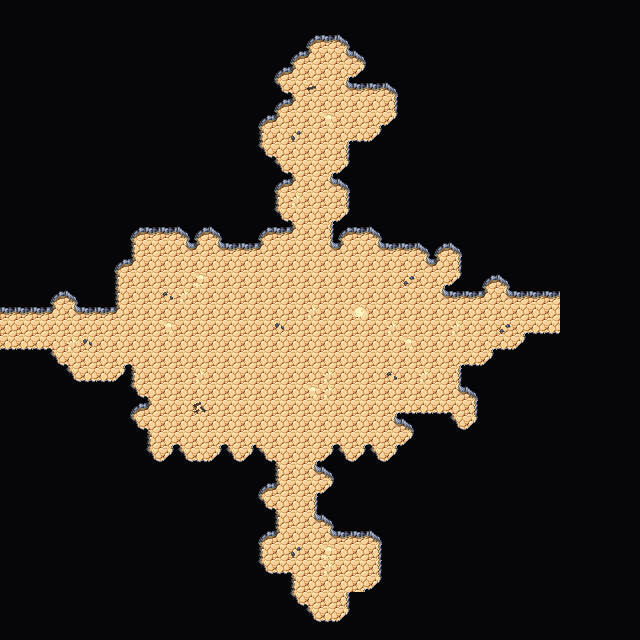

Below is a game level as drawn by its tile map, then a one-line description and the .tmx that defines it (tile-layer data replaced by summaries):
An orthogonal 40x40 tile map with 16x16 px tiles, 4 tile layers (Collision, Background, Walls, Clutter), 2 tilesets and 2 objects.

<map version="1.5" tiledversion="1.7.2" orientation="orthogonal" renderorder="right-down" width="40" height="40" tilewidth="16" tileheight="16" infinite="0" nextlayerid="7" nextobjectid="63">
 <editorsettings>
  <export target="wastetown..tmx" format="tmx" />
 </editorsettings>
 <tileset firstgid="1" source="../../tileset/main.tsx" />
 <tileset firstgid="3477" source="../../tileset/buildings.tsx" />
 <layer id="6" name="Collision" width="40" height="40">
  <data>[1600 cells, 0 non-empty, 0 distinct tile ids]</data>
 </layer>
 <layer id="1" name="Background" width="40" height="40">
  <data>[1600 cells, 1600 non-empty, 1 distinct tile ids]</data>
 </layer>
 <layer id="2" name="Walls" width="40" height="40">
  <data>[1600 cells, 1313 non-empty, 18 distinct tile ids]</data>
 </layer>
 <layer id="3" name="Clutter" width="40" height="40">
  <properties>
   <property name="spriteLayer" type="bool" value="true" />
  </properties>
  <data>[1600 cells, 28 non-empty, 10 distinct tile ids]</data>
 </layer>
 <objectgroup id="4" name="Objects">
  <object id="59" template="../../obj/door_right.tx" x="0.16667" y="335.333">
   <properties>
    <property name="teleport" value="../common/maps/map/cave/cave_multilevel_4/cave_23A6.tmx" />
    <property name="teleportObjectId" value="62" />
   </properties>
  </object>
  <object id="62" template="../../obj/door_left.tx" x="543.962" y="320.672">
   <properties>
    <property name="teleport" value="../common/maps/map/cave/cave_multilevel_4/cave_23A8.tmx" />
    <property name="teleportObjectId" value="59" />
   </properties>
  </object>
 </objectgroup>
</map>
